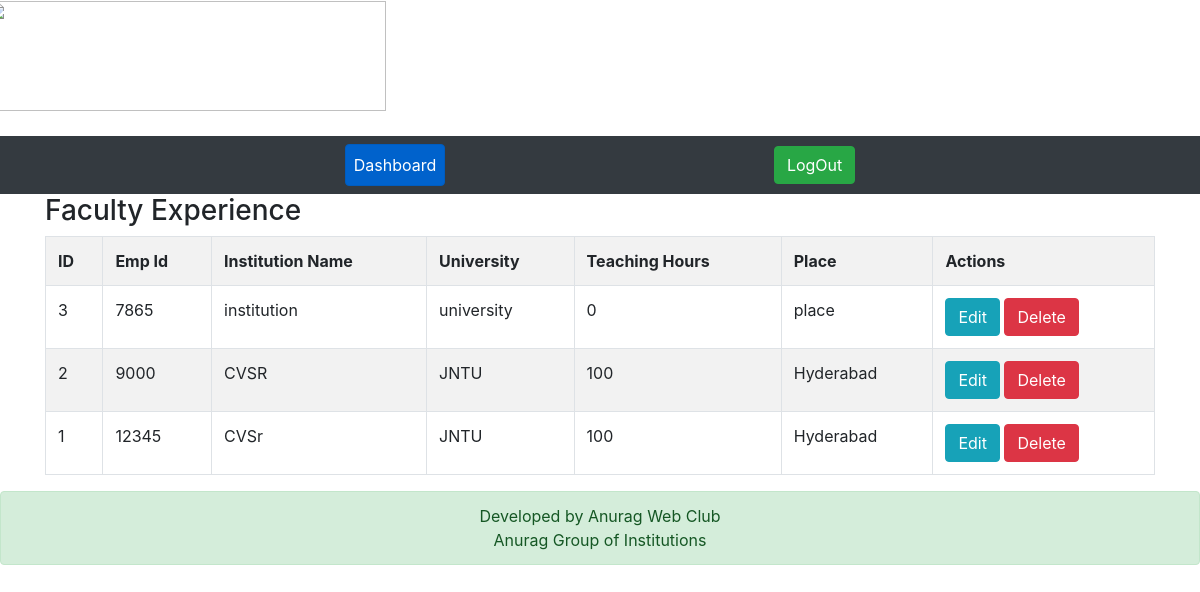
The page /index.php/faculty_experience on the database as committed earlier.
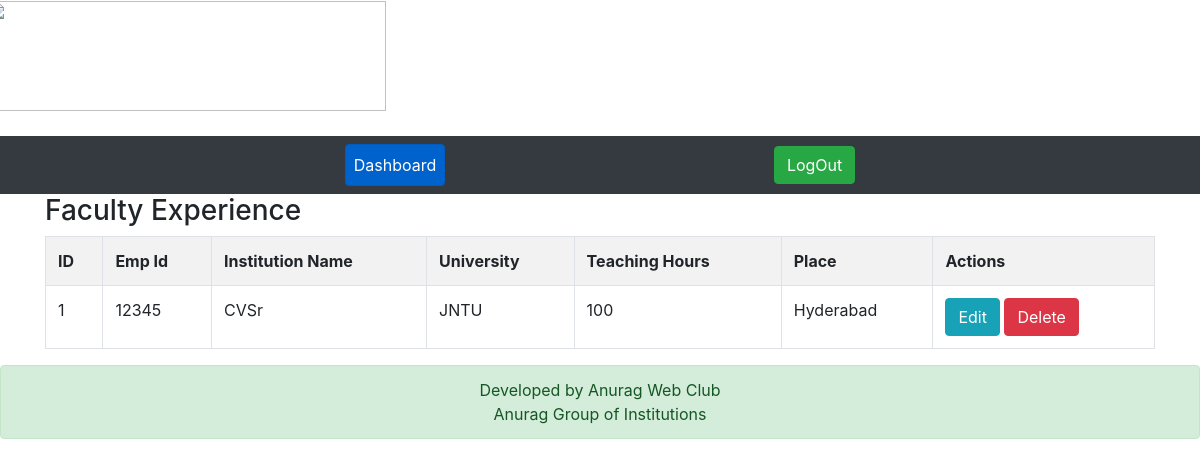
The same page on the database as committed later.
### tables this page shows
CREATE TABLE IF NOT EXISTS `faculty_experience` (
  `id` int(11) NOT NULL AUTO_INCREMENT,
  `emp_id` int(11) NOT NULL,
  `institution_name` varchar(100) NOT NULL,
  `university` varchar(100) NOT NULL,
  `teaching_hours` int(11) NOT NULL,
  `place` varchar(100) NOT NULL,
  PRIMARY KEY (`id`)
);

### application/controllers/Faculty_experience.php (called while the page is built, shortened)
<?php
class Faculty_experience extends CI_Controller{
    function __construct()
    {
        $this->load->model('Faculty_experience_model');
    }
    function index()
    {
        $data['faculty_experience'] = $this->Faculty_experience_model->get_all_faculty_experience();
        $data['heading'] = 'Faculty Experience';
        $data['_view'] = 'faculty_experience/index';
        $this->load->view('layouts/main',$data);
    }
}

### index.php (called while the page is built, shortened)
<?php
require_once BASEPATH.'core/CodeIgniter.php';

### application/models/Faculty_experience_model.php (called while the page is built, shortened)
<?php
class Faculty_experience_model extends CI_Model
{
    function get_all_faculty_experience()
    {
        $this->db->order_by('id', 'desc');
        return $this->db->get('faculty_experience')->result_array();
    }
}

### application/views/faculty_experience/index.php (the view)
<table class="table table-striped table-bordered">
    <tr>
		<th>ID</th>
		<th>Emp Id</th>
		<th>Institution Name</th>
		<th>University</th>
		<th>Teaching Hours</th>
		<th>Place</th>
		<th>Actions</th>
    </tr>
	<?php foreach($faculty_experience as $f){ ?>
    <tr>
		<td><?php echo $f['id']; ?></td>
		<td><?php echo $f['emp_id']; ?></td>
		<td><?php echo $f['institution_name']; ?></td>
		<td><?php echo $f['university']; ?></td>
		<td><?php echo $f['teaching_hours']; ?></td>
		<td><?php echo $f['place']; ?></td>
		<td>
            <a href="<?php echo site_url('faculty_experience/edit/'.$f['id']); ?>" class="btn btn-info btn-xs">Edit</a>
            <a href="<?php echo site_url('faculty_experience/remove/'.$f['id']); ?>" class="btn btn-danger btn-xs">Delete</a>
        </td>
    </tr>
	<?php } ?>
</table>

Rows that differ between the two databases and show on the page:
removed faculty_experience: id "3", emp "7865", institution_name "institution", university "university", teaching_hours "0", place "place"
removed faculty_experience: id "2", emp "9000", institution_name "CVSR", university "JNTU", teaching_hours "100", place "Hyderabad"
